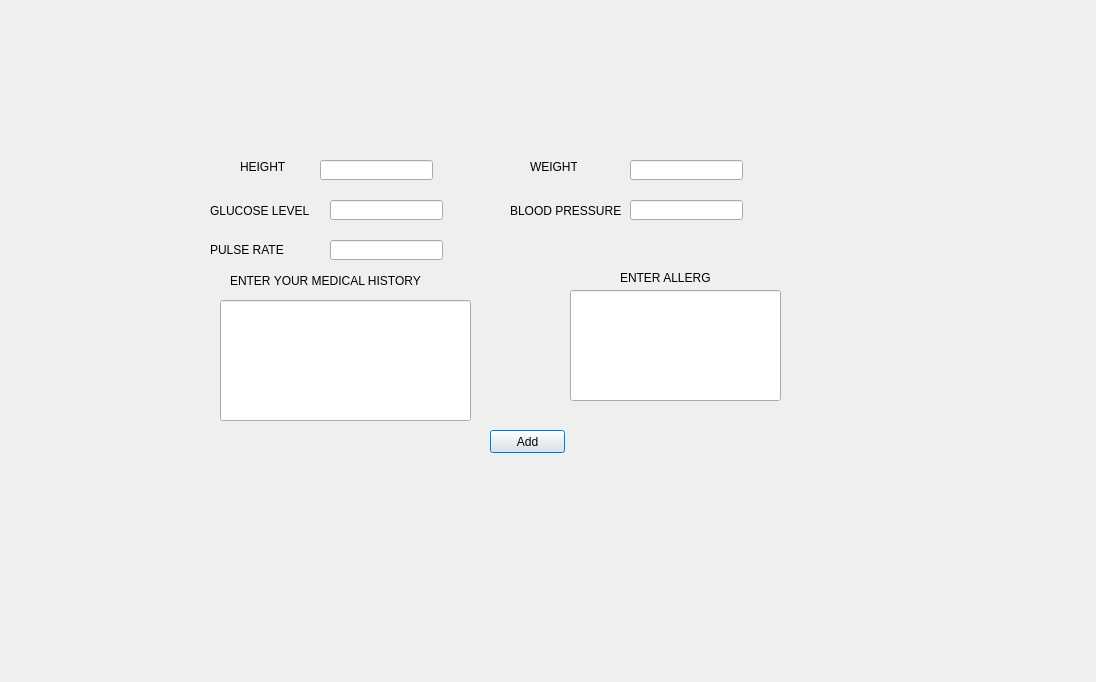
<?xml version="1.0" encoding="UTF-8"?>
<ui version="4.0">
 <class>MedicalForm</class>
 <widget class="QDialog" name="MedicalForm">
  <property name="geometry">
   <rect>
    <x>0</x>
    <y>0</y>
    <width>1096</width>
    <height>682</height>
   </rect>
  </property>
  <property name="windowTitle">
   <string>Dialog</string>
  </property>
  <widget class="QLabel" name="label_2">
   <property name="geometry">
    <rect>
     <x>240</x>
     <y>160</y>
     <width>47</width>
     <height>13</height>
    </rect>
   </property>
   <property name="text">
    <string>HEIGHT</string>
   </property>
  </widget>
  <widget class="QLineEdit" name="medical_history">
   <property name="geometry">
    <rect>
     <x>220</x>
     <y>300</y>
     <width>251</width>
     <height>121</height>
    </rect>
   </property>
  </widget>
  <widget class="QLineEdit" name="weight">
   <property name="geometry">
    <rect>
     <x>630</x>
     <y>160</y>
     <width>113</width>
     <height>20</height>
    </rect>
   </property>
  </widget>
  <widget class="QLineEdit" name="bp">
   <property name="geometry">
    <rect>
     <x>630</x>
     <y>200</y>
     <width>113</width>
     <height>20</height>
    </rect>
   </property>
  </widget>
  <widget class="QLabel" name="label_7">
   <property name="geometry">
    <rect>
     <x>620</x>
     <y>270</y>
     <width>91</width>
     <height>16</height>
    </rect>
   </property>
   <property name="text">
    <string>ENTER ALLERGIES</string>
   </property>
  </widget>
  <widget class="QLabel" name="label_3">
   <property name="geometry">
    <rect>
     <x>210</x>
     <y>200</y>
     <width>111</width>
     <height>21</height>
    </rect>
   </property>
   <property name="text">
    <string>GLUCOSE LEVEL</string>
   </property>
  </widget>
  <widget class="QLabel" name="label_5">
   <property name="geometry">
    <rect>
     <x>210</x>
     <y>240</y>
     <width>91</width>
     <height>20</height>
    </rect>
   </property>
   <property name="text">
    <string>PULSE RATE</string>
   </property>
  </widget>
  <widget class="QLineEdit" name="height">
   <property name="geometry">
    <rect>
     <x>320</x>
     <y>160</y>
     <width>113</width>
     <height>20</height>
    </rect>
   </property>
   <property name="clearButtonEnabled">
    <bool>false</bool>
   </property>
  </widget>
  <widget class="QLineEdit" name="pulse">
   <property name="geometry">
    <rect>
     <x>330</x>
     <y>240</y>
     <width>113</width>
     <height>20</height>
    </rect>
   </property>
  </widget>
  <widget class="QLineEdit" name="allergies">
   <property name="geometry">
    <rect>
     <x>570</x>
     <y>290</y>
     <width>211</width>
     <height>111</height>
    </rect>
   </property>
  </widget>
  <widget class="QLabel" name="label_4">
   <property name="geometry">
    <rect>
     <x>510</x>
     <y>200</y>
     <width>111</width>
     <height>21</height>
    </rect>
   </property>
   <property name="text">
    <string>BLOOD PRESSURE</string>
   </property>
  </widget>
  <widget class="QLabel" name="label_6">
   <property name="geometry">
    <rect>
     <x>230</x>
     <y>270</y>
     <width>251</width>
     <height>21</height>
    </rect>
   </property>
   <property name="text">
    <string>ENTER YOUR MEDICAL HISTORY</string>
   </property>
  </widget>
  <widget class="QLineEdit" name="glucose">
   <property name="geometry">
    <rect>
     <x>330</x>
     <y>200</y>
     <width>113</width>
     <height>20</height>
    </rect>
   </property>
  </widget>
  <widget class="QLabel" name="label">
   <property name="geometry">
    <rect>
     <x>530</x>
     <y>160</y>
     <width>47</width>
     <height>13</height>
    </rect>
   </property>
   <property name="text">
    <string>WEIGHT</string>
   </property>
  </widget>
  <widget class="QPushButton" name="Add">
   <property name="geometry">
    <rect>
     <x>490</x>
     <y>430</y>
     <width>75</width>
     <height>23</height>
    </rect>
   </property>
   <property name="text">
    <string>Add</string>
   </property>
  </widget>
 </widget>
 <resources/>
 <connections/>
</ui>
